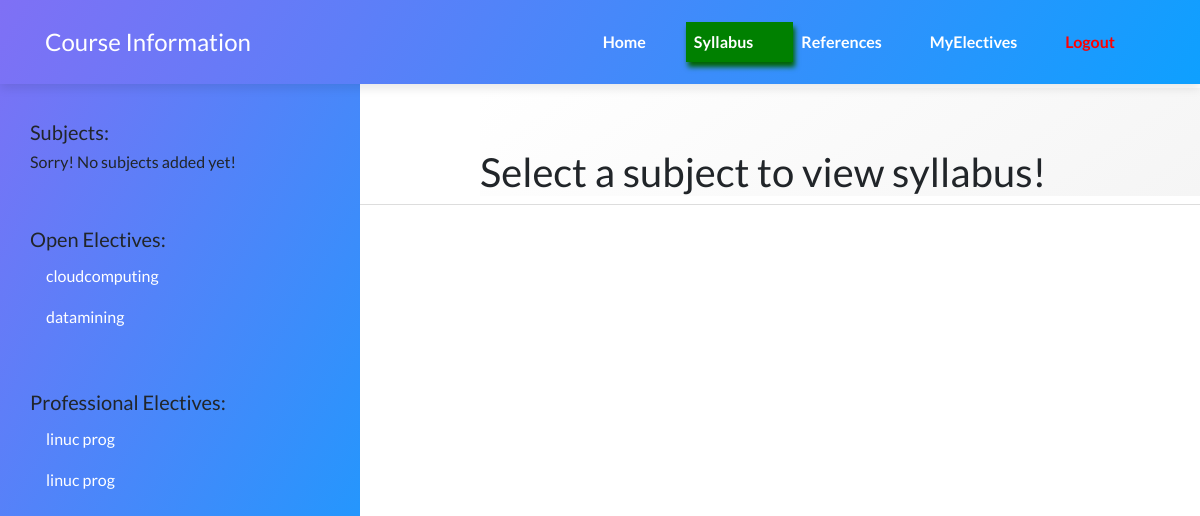
The app's page /syllabus/ (signed in) with its own data.
### courseinformation/models.py (models this page shows, shortened)
class Subject(models.Model):
    name=models.CharField("Subject Name",max_length=100)
    subjectid=models.IntegerField("Subject ID",unique=True,default=0)
    department=models.CharField("Department",max_length=4,choices=depts)
    year=models.IntegerField("Year",choices=[(i,i) for i in range(1,5)])
    semester=models.IntegerField("Semester",choices=[(1,1),(2,2)])
    isopenelective=models.BooleanField("Open Elective",default=0)
    isprofessionalelective=models.BooleanField("Professional Elective",default=0)
    unit_1=models.TextField()
    unit_2=models.TextField()
    unit_3=models.TextField()
    unit_4=models.TextField()
    unit_5=models.TextField()

### courseinformation/views.py (the view)
# urls.py: path(r'syllabus/', views.syllabus, name='syllabus'),
@login_required
def syllabus(request):
    student=Student.objects.get(username=request.user.username)
    studentyear = (now.year - student.joiningyear+1)
    studentsem = getsemester[int(now.strftime("%m"))-1]
    subjects=Subject.objects.filter(department=student.department,
                                    year=studentyear,
                                    semester=studentsem,
                                    isopenelective=False,
                                    isprofessionalelective=False)
    myelec=Elective.objects.filter(studentid=request.user.username)
    openelectives , profelectives = []  , []
    if len(myelec)>0:
        oe1,oe2,oe3,pe1,pe2,pe3=0,0,0,0,0,0
        if myelec[0].oe1!=0:
            oe1 = Subject.objects.get(subjectid=myelec[0].oe1)
        if myelec[0].oe2 != 0:
            oe2 = Subject.objects.get(subjectid=myelec[0].oe2)
        if myelec[0].oe3 != 0:
            oe3 = Subject.objects.get(subjectid=myelec[0].oe3)
        if myelec[0].pe1 != 0:
            pe1 = Subject.objects.get(subjectid=myelec[0].pe1)
        if myelec[0].pe2 != 0:
            pe2 = Subject.objects.get(subjectid=myelec[0].pe2)
        if myelec[0].pe3 != 0:
            pe3 = Subject.objects.get(subjectid=myelec[0].pe3)
        openelectives += [oe1, oe2, oe3]
        profelectives += [pe1, pe2, pe3]
    return render(request,'syllabus.html',{'subjects':subjects,
                                           'openelectives':openelectives,
                                           'profelectives':profelectives})

### courseinformation/templates/syllabus.html (shortened to what this page needs)
{% extends 'base.html' %}
{% block content %}
{%  load static %}
<link rel="stylesheet" href="{% static 'css/syllabusnav.css' %}">
<div class="sidenav1">
    <h5>Subjects:</h5>
    {% for subject in  subjects %}
    <li><a class="{{ subject.id }}" href="{% url 'syllabusdetail' id=subject.subjectid%}"><h6>{{ subject.name }}</h6></a></li>
    {% empty %}<li><h6>Sorry! No subjects added yet!</h6></li>
    {% endfor %}
    <br><br>
    <h5>Open Electives:</h5>
        {% for subject in  openelectives %}
    {% ifnotequal subject 0 %}<li><a class="{{ subject.id }}" href="{% url 'syllabusdetail' id=subject.subjectid%}"><h6>{{ subject.name }}</h6></a></li>{% endifnotequal %}
    {% empty %}<li><h6>Sorry! No open electives added yet!</h6></li>
    {% endfor %}
    <br><br>
    <h5>Professional Electives:</h5>
    {% for subject in  profelectives %}
    {% ifnotequal subject 0 %}<li><a class="{{ subject.id }}" href="{% url 'syllabusdetail' id=subject.subjectid%}"><h6>{{ subject.name }}</h6></a></li>{% endifnotequal %}
    {% empty %}<li><h6>Sorry! No professional electives added yet!</h6></li>
    {% endfor %}
</div>
<div class="main">
  {% block syllabusmain %}
    <h1>Select a subject to view syllabus!</h1>
    {% endblock %}
</div>
{% endblock %}

### static/css/syllabusnav.css (style rules this page uses)
.sidenav1 { height: 100%; width: 30%; position: fixed; z-index: 1; top: 0; left: 0; background:linear-gradient(120deg,#7f70f5,#0ea0ff); overflow-x: hidden; padding-top: 120px; padding-left: 30px; }
.sidenav1 a { padding-top: 7px; padding-right: 8px; padding-left: 16px; padding-bottom: 7px; text-decoration: none; font-size: 25px; color: white; display: block; }
.sidenav1 li { list-style: none; }
.main { height:100%; margin-left: 40%; padding-top: 5%; padding-right: 10px; padding-left: 0%; padding-bottom: 0px; background: linear-gradient(145deg,white,whitesmoke); }

### records on screen
Subject: name "cloudcomputing"
Subject: name "datamining"
Subject: name "linuc prog"
